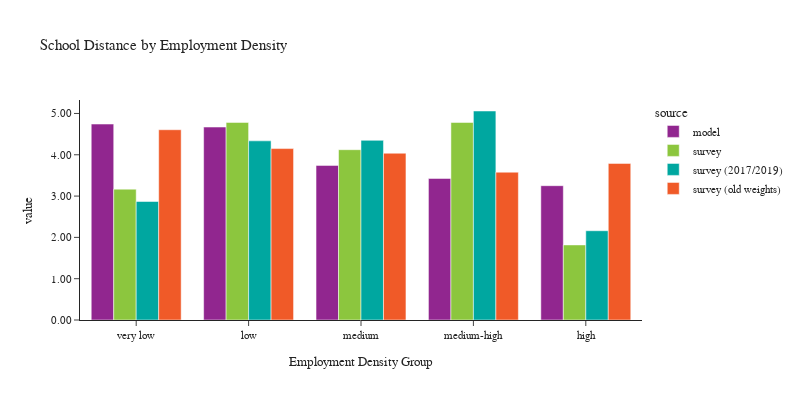

Write notebook code for a chart like this one.
### Code cell
plot_school_location(df_students, 'emp_density_group', 'Employment Density', 'Employment Density Group')

### Figure 1 — Plotly figure (JSON) as saved in the notebook; plotly's stock layout.template omitted (floating-point values rounded to 4 significant figures)
{"data": [{"alignmentgroup": "True", "customdata": [[84291], [79169], [145188], [115795], [74368]], "hovertemplate": "source=model<br>emp_density_group=%{x}<br>value=%{y}<br>sample count=%{customdata[0]}<extra></extra>", "legendgroup": "model", "marker": {"color": "#91268F", "pattern": {"shape": ""}}, "name": "model", "offsetgroup": "model", "orientation": "v", "showlegend": true, "textposition": "auto", "type": "bar", "x": ["very low", "low", "medium", "medium-high", "high"], "xaxis": "x", "y": [4.744, 4.671, 3.743, 3.427, 3.252], "yaxis": "y"}, {"alignmentgroup": "True", "customdata": [[268], [162], [251], [159], [57]], "hovertemplate": "source=survey<br>emp_density_group=%{x}<br>value=%{y}<br>sample count=%{customdata[0]}<extra></extra>", "legendgroup": "survey", "marker": {"color": "#8CC63E", "pattern": {"shape": ""}}, "name": "survey", "offsetgroup": "survey", "orientation": "v", "showlegend": true, "textposition": "auto", "type": "bar", "x": ["very low", "low", "medium", "medium-high", "high"], "xaxis": "x", "y": [3.168, 4.783, 4.123, 4.783, 1.817], "yaxis": "y"}, {"alignmentgroup": "True", "customdata": [[259], [159], [238], [148], [53]], "hovertemplate": "source=survey (2017/2019)<br>emp_density_group=%{x}<br>value=%{y}<br>sample count=%{customdata[0]}<extra></extra>", "legendgroup": "survey (2017/2019)", "marker": {"color": "#00A7A0", "pattern": {"shape": ""}}, "name": "survey (2017/2019)", "offsetgroup": "survey (2017/2019)", "orientation": "v", "showlegend": true, "textposition": "auto", "type": "bar", "x": ["very low", "low", "medium", "medium-high", "high"], "xaxis": "x", "y": [2.869, 4.337, 4.349, 5.06, 2.161], "yaxis": "y"}, {"alignmentgroup": "True", "customdata": [[134], [51], [150], [85], [31]], "hovertemplate": "source=survey (old weights)<br>emp_density_group=%{x}<br>value=%{y}<br>sample count=%{customdata[0]}<extra></extra>", "legendgroup": "survey (old weights)", "marker": {"color": "#F05A28", "pattern": {"shape": ""}}, "name": "survey (old weights)", "offsetgroup": "survey (old weights)", "orientation": "v", "showlegend": true, "textposition": "auto", "type": "bar", "x": ["very low", "low", "medium", "medium-high", "high"], "xaxis": "x", "y": [4.606, 4.15, 4.037, 3.578, 3.791], "yaxis": "y"}], "layout": {"barmode": "group", "font": {"size": 11}, "height": 400, "legend": {"title": {"text": "source"}, "tracegroupgap": 0}, "title": {"text": "School Distance by Employment Density"}, "width": 800, "xaxis": {"anchor": "y", "domain": [0.0, 1.0], "title": {"text": "Employment Density Group"}}, "yaxis": {"anchor": "x", "domain": [0.0, 1.0], "tickformat": ".2f", "title": {"text": "value"}}}}
